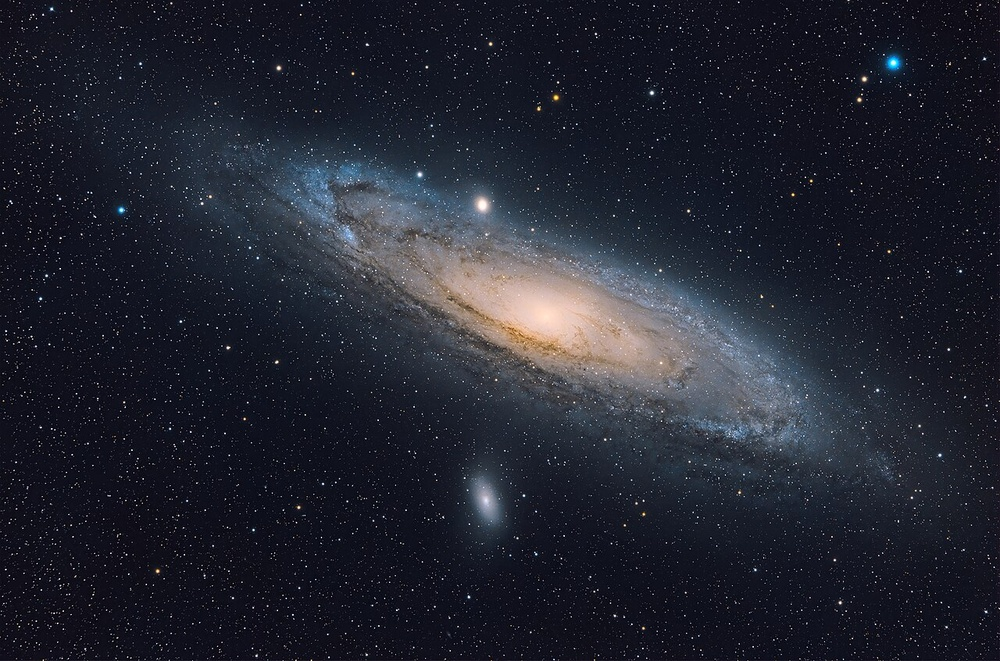
#> input picture assets/photos/cosmic-stickers-300/andromeda.jpg, 1000 x 661 px, shrunk from 1280 x 846 before the run
$ python to_alpha.py ../../assets/photos/cosmic-stickers-300/andromeda.jpg
#> lines starting #> are read from the running program, lines starting #| are printed output that depends on the picture
"""Белый фон -> прозрачность (обратное к наложению на белый). Нужен, чтобы бейдж и линия
ложились на бумагу без белого прямоугольника, даже когда их вращают и масштабируют."""
import sys, numpy as np
from PIL import Image
for path in sys.argv[1:]:
    c = np.asarray(Image.open(path).convert("RGB"), np.float32) / 255
    a = np.clip(1 - c.min(axis=2), 0, 1)
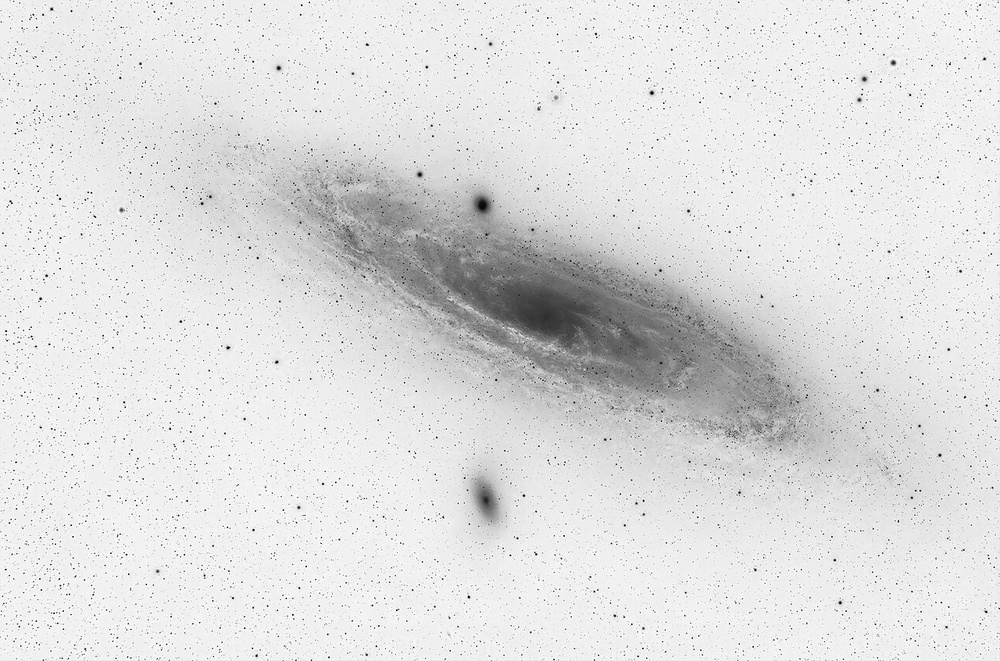
#> a: shape (661, 1000) float32; min 0.00392, max 1, mean 0.873
    a = np.clip(a * 1.05, 0, 1)
    rgb = np.where(a[..., None] > 1e-3, (c - (1 - a[..., None])) / np.maximum(a[..., None], 1e-3), 0)
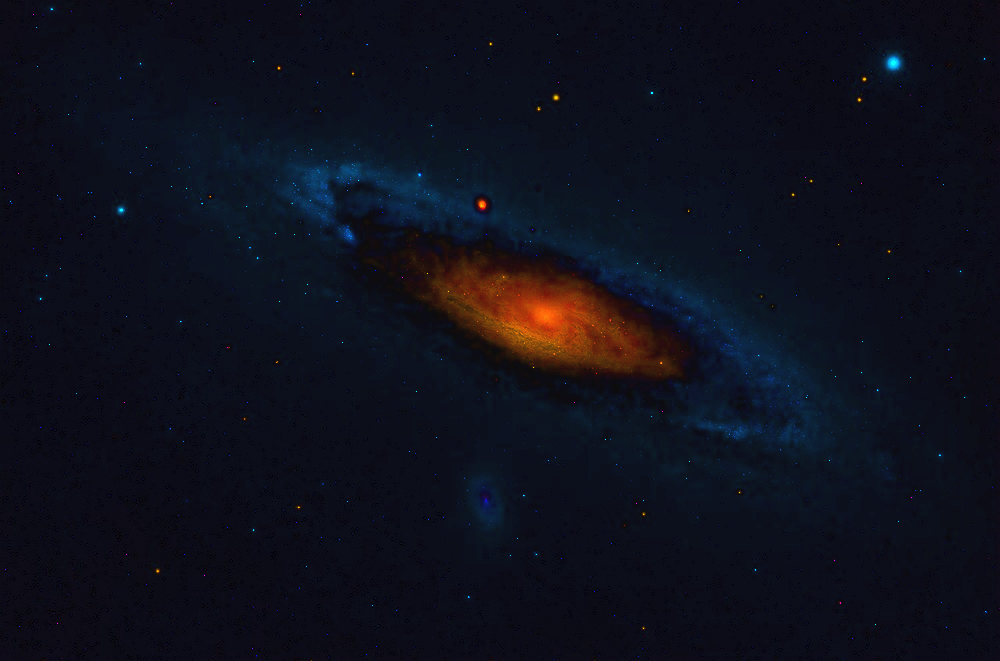
#> rgb: shape (661, 1000, 3) float32; mean R, G, B 0.0572, 0.0649, 0.112
    out = np.dstack([np.clip(rgb, 0, 1), a])
    Image.fromarray((out * 255).astype(np.uint8), "RGBA").save(path)
    print("alpha", path)

$ run again, on assets/photos/cosmic-stickers-300/betelgeuse.jpg
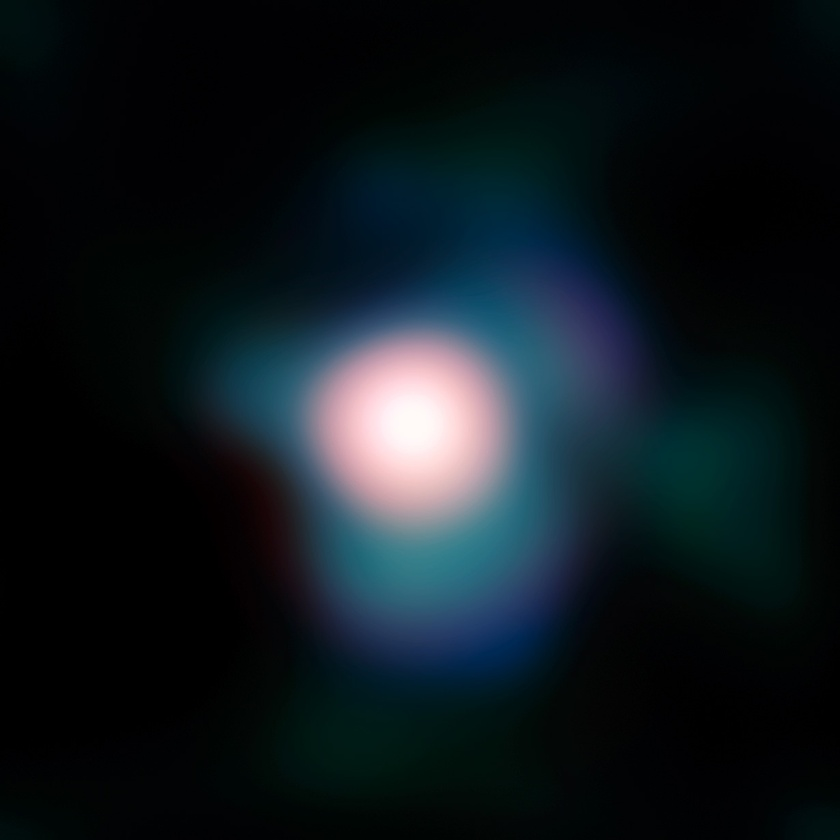
#> input picture assets/photos/cosmic-stickers-300/betelgeuse.jpg, 840 x 840 px, shrunk from 1230 x 1230 before the run
#> `a = np.clip(1 - c.min(axis=2), 0, 1)`:
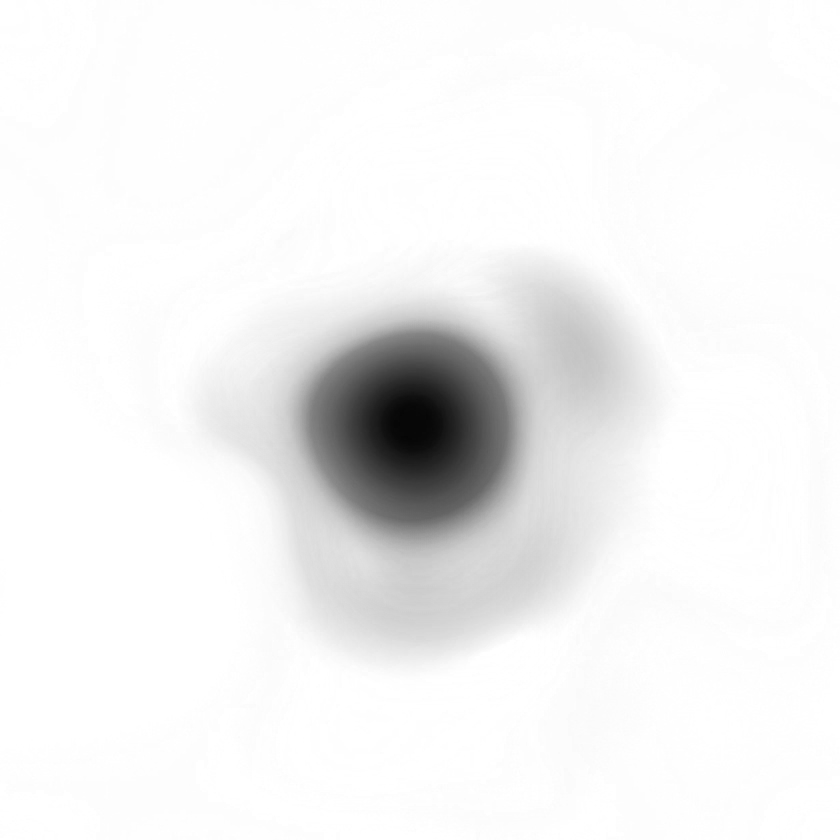
#> a: shape (840, 840) float32; min 0.0235, max 1, mean 0.944
#> `rgb = np.where(a[..., None] > 1e-3, (c - (1 - a[..., None])) / np.maxi..`:
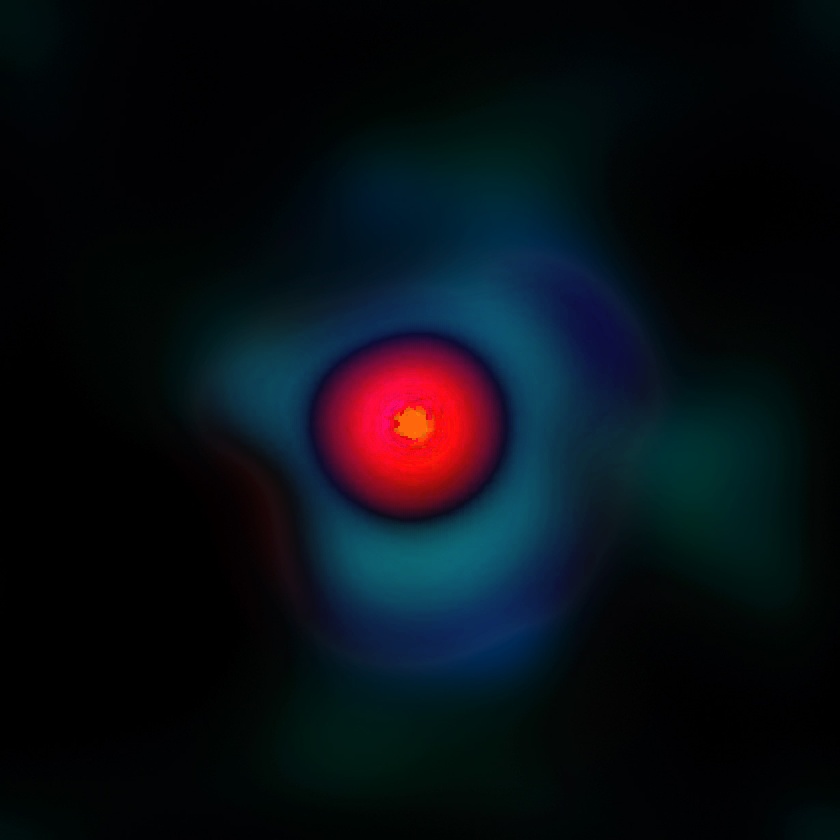
#> rgb: shape (840, 840, 3) float32; mean R, G, B 0.0351, 0.0562, 0.0807

$ run again, on assets/photos/cosmic-stickers-300/ceres.jpg
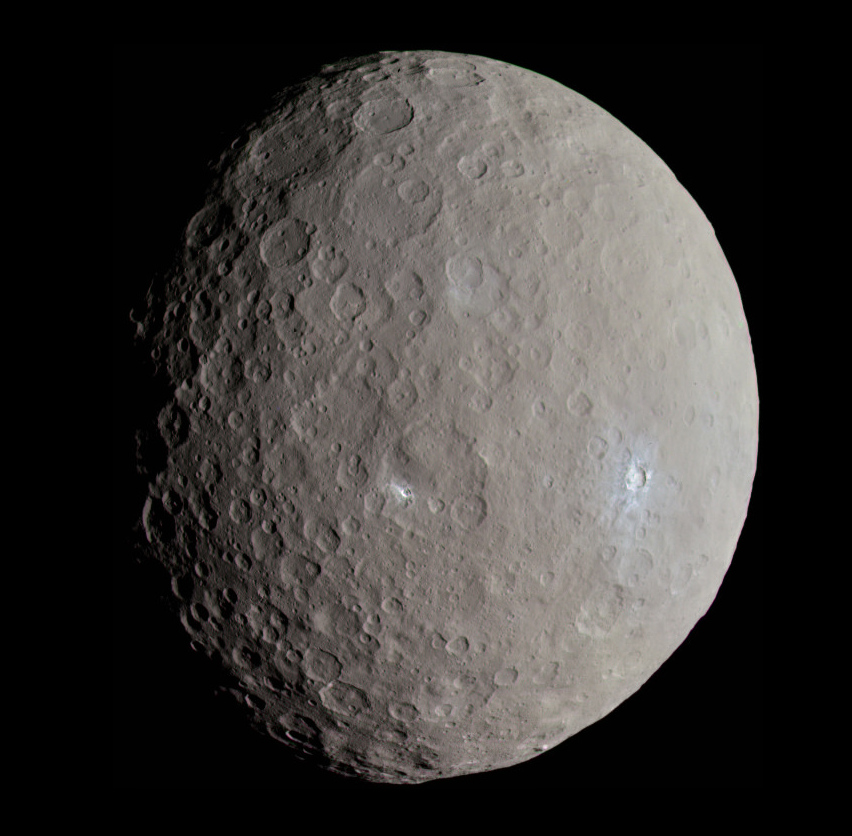
#> input picture assets/photos/cosmic-stickers-300/ceres.jpg, 852 x 836 px
#> `a = np.clip(1 - c.min(axis=2), 0, 1)`:
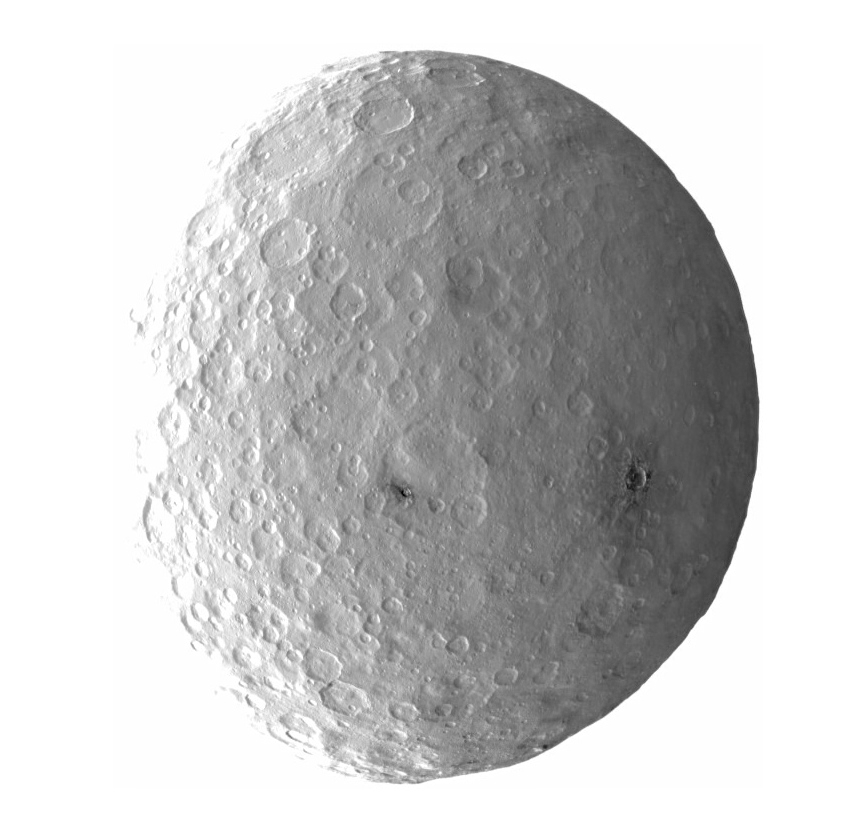
#> a: shape (836, 852) float32; min 0.00392, max 1, mean 0.788
#> `rgb = np.where(a[..., None] > 1e-3, (c - (1 - a[..., None])) / np.maxi..`:
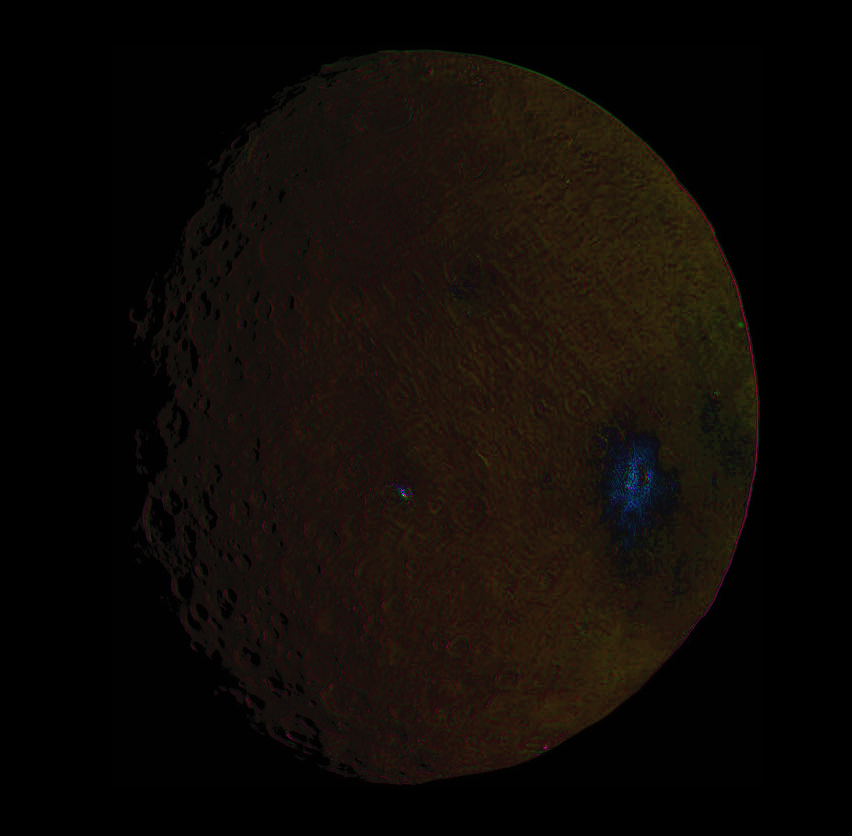
#> rgb: shape (836, 852, 3) float32; mean R, G, B 0.0603, 0.0411, 0.0254
